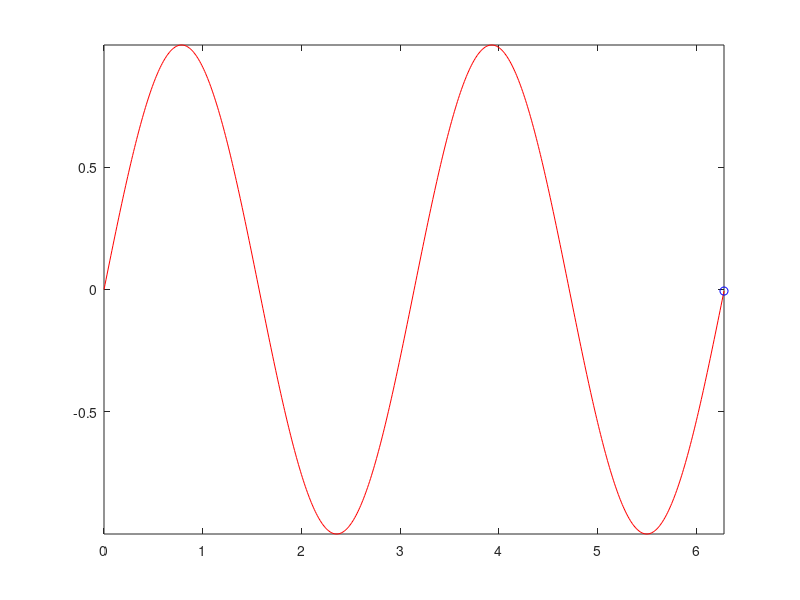

Recreate this plot in MATLAB.
t = 0:.01:2*pi;
x = t;
y = sin(2*t) ;
comet(x,y);


%{
[a,b] = NTTm(4,5);

function [A, B] = NTTm(N, M)
	prime = primes(M-1);
	alpha = 0;
	for i = 1:length(prime)
		if (mod((M-1), prime(i))==0)
			all = (M-1)./prime(i);
			if (prime(i)^all~=1)
				alpha = prime(i);
			end
		else
			continue;
		end
	end
	col = (0:N-1)';
	rows = col';
	nk = col*rows;
	A = mod(alpha.^nk, M);
	B = mod((M-1)* alpha.^(-nk), M);
end
%}